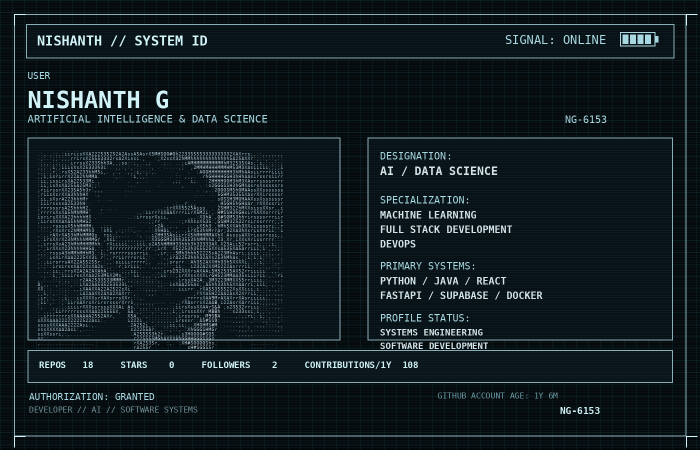
#> input picture assets/profile-card.png, 1400 x 900 px (shown at 1/2 size)
$ python -i generate_profile.py   (imports and definitions only)
#> lines starting #> are read from the running program, lines starting #| are printed output that depends on the picture
from __future__ import annotations

import os
import math
from datetime import datetime, timezone
from pathlib import Path
from typing import Any

import requests
from PIL import Image, ImageDraw, ImageFont, ImageOps, ImageEnhance


USERNAME = "Nishanth6153"

ROOT = Path(__file__).resolve().parent
AVATAR_PATH = ROOT / "assets" / "avatar.jpg"
OUTPUT_PATH = ROOT / "assets" / "profile-card.png"

API_BASE = "https://api.github.com"
GRAPHQL_URL = "https://api.github.com/graphql"


# ============================================================
# PERSONAL INFORMATION
# ============================================================

PROFILE = {
    "name": "NISHANTH G",
    "field": "ARTIFICIAL INTELLIGENCE & DATA SCIENCE",
    "designation": "AI / DATA SCIENCE",
    "specialization": [
        "MACHINE LEARNING",
        "FULL STACK DEVELOPMENT",
        "DEVOPS",
    ],
    "systems": [
        "PYTHON / JAVA / REACT",
        "FASTAPI / SUPABASE / DOCKER",
    ],
    "status": [
        "SYSTEMS ENGINEERING",
        "SOFTWARE DEVELOPMENT",
        "DATA & INTELLIGENT SYSTEMS",
    ],
    "identifier": "NG-6153",
}


# ============================================================
# COLORS
# ============================================================

BG = "#050A0D"
PANEL = "#071116"
PANEL_2 = "#09151A"

CYAN = "#A8D8E1"
CYAN_BRIGHT = "#D2F4F8"
CYAN_DARK = "#4F8A95"
CYAN_DIM = "#6D9EA7"

GRID = "#0B242A"
BORDER = "#88AEB6"
TEXT = "#D4E4E7"
MUTED = "#76939A"


# ============================================================
# FONTS
# ============================================================

FONT_REGULAR_PATH = "/usr/share/fonts/truetype/dejavu/DejaVuSansMono.ttf"
FONT_BOLD_PATH = "/usr/share/fonts/truetype/dejavu/DejaVuSansMono-Bold.ttf"


# [171 lines left out: functions font, github_headers, get_user, get_repositories, get_contributions_last_year, calculate_account_age and 1 more, not called in this run]


# ============================================================
# ASCII PORTRAIT
# ============================================================

ASCII_CHARS = " .,:;irsXA253hMHGS#9B&@"


def make_ascii_portrait(
    image_path: Path,
    width: int = 82,
    height: int = 52,
) -> list[tuple[str, list[int]]]:

#> called with image_path = 'assets/profile-card.png', width = 82, height = 52
    image = Image.open(image_path).convert("RGB")
#> image is the input picture: PIL image 1400x900 RGB; mean R, G, B 18.5, 29.6, 34.2

    # Crop to portrait ratio while keeping face centered.
    image = ImageOps.fit(
        image,
        (width, height * 2),
        method=Image.Resampling.LANCZOS,
        centering=(0.5, 0.48),
    )
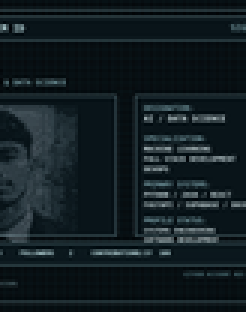
#> image: PIL image 82x104 RGB (shown 3 times larger); mean R, G, B 18.9, 29.9, 34.5

    image = ImageEnhance.Contrast(image).enhance(1.25)
    image = ImageEnhance.Sharpness(image).enhance(1.4)
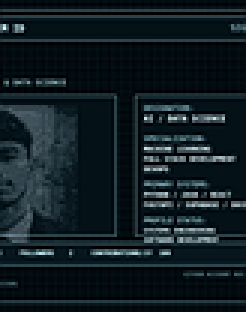
#> image: PIL image 82x104 RGB (shown 3 times larger); mean R, G, B 17.4, 30.2, 35.8

    grayscale = ImageOps.grayscale(image)

    # Compress vertically because terminal characters are taller
    # than they are wide.
    grayscale = grayscale.resize(
        (width, height),
        Image.Resampling.LANCZOS,
    )
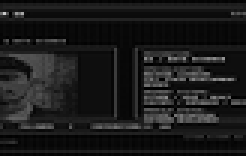
#> grayscale: PIL image 82x52 L (shown 3 times larger); min 0, max 201, mean 26.9

    pixels = list(grayscale.getdata())
#> pixels = 4264 values, max 201 at index 329, min 0 at index 331, mean 26.86

    rows: list[tuple[str, list[int]]] = []

    for y in range(height):
        chars: list[str] = []
        brightness_values: list[int] = []

        for x in range(width):
            value = pixels[y * width + x]

            index = int(
                value / 255 * (len(ASCII_CHARS) - 1)
            )

            chars.append(ASCII_CHARS[index])
            brightness_values.append(value)

        rows.append(
            (
                "".join(chars),
                brightness_values,
            )
        )
#> after the loop, rows = 52 items

    return rows


# ============================================================
# DECORATIVE GRID
# ============================================================

# [504 lines left out: functions draw_background_grid, draw_label, draw_value, draw_ascii_portrait, create_card, main, not called in this run]


# [2 lines not run here, left out]

>>> result = make_ascii_portrait('assets/profile-card.png')
#> result = 52 items

$ run again, on assets/Gemini_Generated_Image_1ppnm1ppnm1ppnm1.jpg
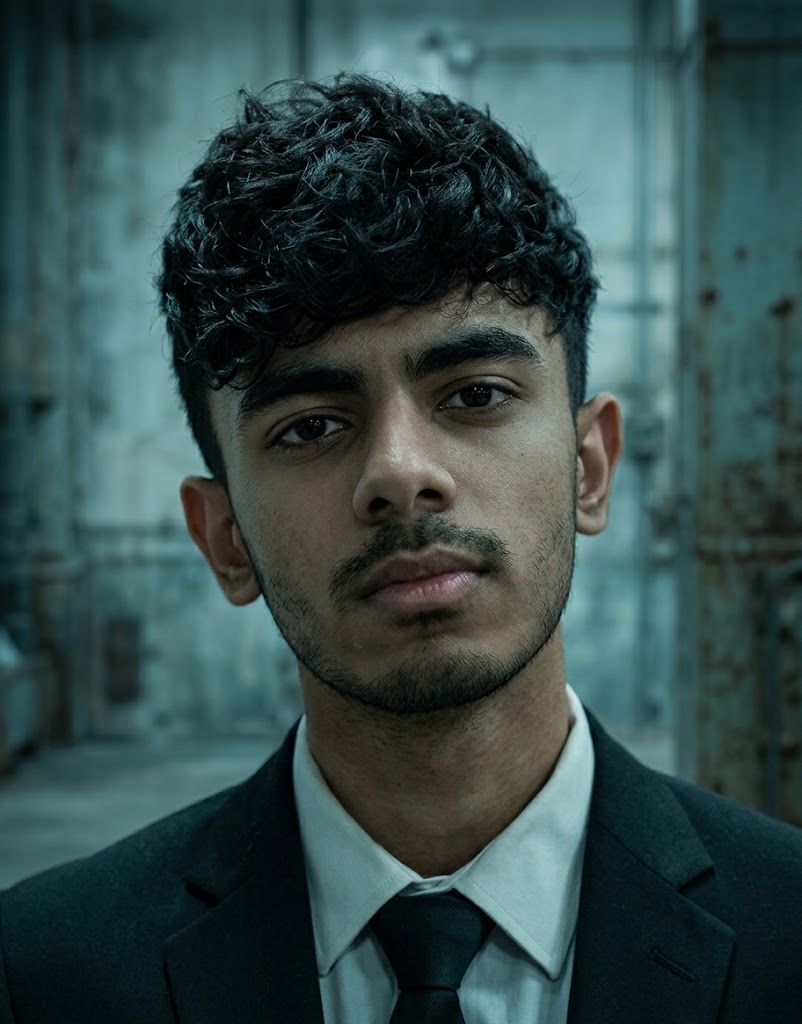
#> input picture assets/Gemini_Generated_Image_1ppnm1ppnm1ppnm1.jpg, 802 x 1024 px
#> in make_ascii_portrait, image is the input picture: PIL image 802x1024 RGB; mean R, G, B 52.7, 75, 74.4
#> in make_ascii_portrait, `grayscale = ImageOps.grayscale(image)`:
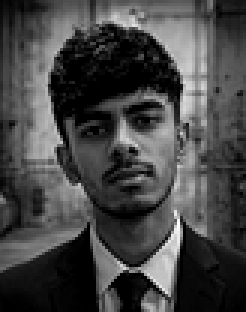
#> grayscale: PIL image 82x104 L (shown 3 times larger); min 0, max 254, mean 68.9
#> in make_ascii_portrait, `grayscale = grayscale.resize( (width, height), Image.Resampling.LANCZO..`:
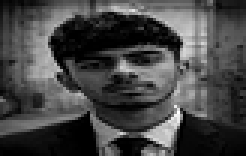
#> grayscale: PIL image 82x52 L (shown 3 times larger); min 0, max 255, mean 69
#> pixels = 4264 values, max 255 at index 3093, min 0 at index 448, mean 69
#> after the loop in make_ascii_portrait, `for y in range(height):`: rows = 52 items
